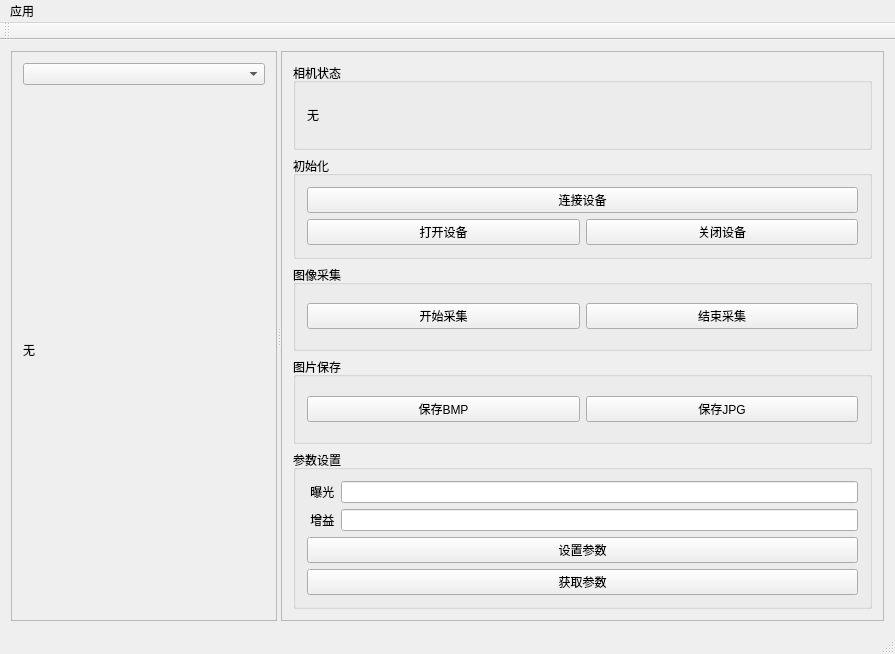
<?xml version="1.0" encoding="UTF-8"?>
<ui version="4.0">
 <class>DPClass</class>
 <widget class="QMainWindow" name="DPClass">
  <property name="geometry">
   <rect>
    <x>0</x>
    <y>0</y>
    <width>895</width>
    <height>654</height>
   </rect>
  </property>
  <property name="mouseTracking">
   <bool>false</bool>
  </property>
  <property name="tabletTracking">
   <bool>true</bool>
  </property>
  <property name="windowTitle">
   <string>DP</string>
  </property>
  <widget class="QWidget" name="centralWidget">
   <layout class="QGridLayout" name="gridLayout_8">
    <item row="0" column="0">
     <widget class="QSplitter" name="splitter">
      <property name="mouseTracking">
       <bool>true</bool>
      </property>
      <property name="tabletTracking">
       <bool>true</bool>
      </property>
      <property name="orientation">
       <enum>Qt::Horizontal</enum>
      </property>
      <property name="childrenCollapsible">
       <bool>true</bool>
      </property>
      <widget class="QFrame" name="frame">
       <property name="frameShape">
        <enum>QFrame::StyledPanel</enum>
       </property>
       <property name="frameShadow">
        <enum>QFrame::Raised</enum>
       </property>
       <layout class="QGridLayout" name="gridLayout_7">
        <item row="0" column="0">
         <widget class="QComboBox" name="cbx_device"/>
        </item>
        <item row="1" column="0">
         <widget class="QLabel" name="lbl_show_pic">
          <property name="text">
           <string>无</string>
          </property>
         </widget>
        </item>
       </layout>
      </widget>
      <widget class="QFrame" name="frame_3">
       <property name="frameShape">
        <enum>QFrame::StyledPanel</enum>
       </property>
       <property name="frameShadow">
        <enum>QFrame::Raised</enum>
       </property>
       <layout class="QGridLayout" name="gridLayout">
        <item row="2" column="0">
         <widget class="QGroupBox" name="groupBox_3">
          <property name="title">
           <string>初始化</string>
          </property>
          <layout class="QGridLayout" name="gridLayout_2">
           <item row="1" column="0">
            <widget class="QPushButton" name="btn_open">
             <property name="text">
              <string>打开设备</string>
             </property>
            </widget>
           </item>
           <item row="1" column="1">
            <widget class="QPushButton" name="btn_close">
             <property name="text">
              <string>关闭设备</string>
             </property>
            </widget>
           </item>
           <item row="0" column="0" colspan="2">
            <widget class="QPushButton" name="btn_search">
             <property name="text">
              <string>连接设备</string>
             </property>
            </widget>
           </item>
          </layout>
         </widget>
        </item>
        <item row="3" column="0">
         <widget class="QGroupBox" name="groupBox_4">
          <property name="title">
           <string>图像采集</string>
          </property>
          <layout class="QGridLayout" name="gridLayout_3">
           <item row="0" column="0">
            <widget class="QPushButton" name="btn_start_grabing">
             <property name="text">
              <string>开始采集</string>
             </property>
            </widget>
           </item>
           <item row="0" column="1">
            <widget class="QPushButton" name="btn_end_grabing">
             <property name="text">
              <string>结束采集</string>
             </property>
            </widget>
           </item>
          </layout>
         </widget>
        </item>
        <item row="5" column="0">
         <widget class="QGroupBox" name="groupBox_2">
          <property name="title">
           <string>参数设置</string>
          </property>
          <layout class="QGridLayout" name="gridLayout_5">
           <item row="0" column="0">
            <widget class="QLabel" name="lbl_exposure">
             <property name="layoutDirection">
              <enum>Qt::LeftToRight</enum>
             </property>
             <property name="text">
              <string> 曝光</string>
             </property>
            </widget>
           </item>
           <item row="0" column="1">
            <widget class="QLineEdit" name="let_exposure"/>
           </item>
           <item row="1" column="0">
            <widget class="QLabel" name="lbl_gain">
             <property name="text">
              <string> 增益</string>
             </property>
            </widget>
           </item>
           <item row="1" column="1">
            <widget class="QLineEdit" name="let_gain"/>
           </item>
           <item row="2" column="0" colspan="2">
            <widget class="QPushButton" name="btn_set_param">
             <property name="text">
              <string>设置参数</string>
             </property>
            </widget>
           </item>
           <item row="3" column="0" colspan="2">
            <widget class="QPushButton" name="btn_get_param">
             <property name="text">
              <string>获取参数</string>
             </property>
            </widget>
           </item>
          </layout>
         </widget>
        </item>
        <item row="4" column="0">
         <widget class="QGroupBox" name="groupBox">
          <property name="title">
           <string>图片保存</string>
          </property>
          <layout class="QGridLayout" name="gridLayout_4">
           <item row="0" column="0">
            <widget class="QPushButton" name="btn_save_BMP">
             <property name="text">
              <string>保存BMP</string>
             </property>
            </widget>
           </item>
           <item row="0" column="1">
            <widget class="QPushButton" name="btn_save_JPG">
             <property name="text">
              <string>保存JPG</string>
             </property>
            </widget>
           </item>
          </layout>
         </widget>
        </item>
        <item row="1" column="0">
         <widget class="QGroupBox" name="groupBox_5">
          <property name="title">
           <string>相机状态</string>
          </property>
          <layout class="QGridLayout" name="gridLayout_6">
           <item row="0" column="0">
            <widget class="QLabel" name="lbl_state">
             <property name="text">
              <string>无</string>
             </property>
            </widget>
           </item>
          </layout>
         </widget>
        </item>
       </layout>
      </widget>
     </widget>
    </item>
   </layout>
  </widget>
  <widget class="QMenuBar" name="menuBar">
   <property name="geometry">
    <rect>
     <x>0</x>
     <y>0</y>
     <width>895</width>
     <height>26</height>
    </rect>
   </property>
   <widget class="QMenu" name="menu">
    <property name="title">
     <string>应用</string>
    </property>
    <widget class="QMenu" name="menu_2">
     <property name="title">
      <string>查看保存的图片</string>
     </property>
     <addaction name="actionBMP"/>
     <addaction name="actionJPG"/>
    </widget>
    <addaction name="separator"/>
    <addaction name="action1"/>
    <addaction name="action2"/>
    <addaction name="action3"/>
    <addaction name="menu_2"/>
    <addaction name="actionip"/>
   </widget>
   <addaction name="menu"/>
  </widget>
  <widget class="QToolBar" name="mainToolBar">
   <attribute name="toolBarArea">
    <enum>TopToolBarArea</enum>
   </attribute>
   <attribute name="toolBarBreak">
    <bool>false</bool>
   </attribute>
  </widget>
  <widget class="QStatusBar" name="statusBar"/>
  <action name="actionwen">
   <property name="text">
    <string>wen</string>
   </property>
  </action>
  <action name="action1">
   <property name="text">
    <string>运动控制</string>
   </property>
  </action>
  <action name="action3">
   <property name="text">
    <string>FR_IQA</string>
   </property>
  </action>
  <action name="action2">
   <property name="text">
    <string>主观评价</string>
   </property>
  </action>
  <action name="actionBMP">
   <property name="text">
    <string>BMP</string>
   </property>
  </action>
  <action name="actionJPG">
   <property name="text">
    <string>JPG</string>
   </property>
  </action>
  <action name="action4">
   <property name="text">
    <string>设置ip地址</string>
   </property>
  </action>
  <action name="action">
   <property name="text">
    <string>设置相机IP</string>
   </property>
  </action>
  <action name="action4_2">
   <property name="text">
    <string>4</string>
   </property>
  </action>
  <action name="action1_2">
   <property name="text">
    <string>电机</string>
   </property>
  </action>
  <action name="action2_2">
   <property name="text">
    <string>相机</string>
   </property>
  </action>
  <action name="actionip">
   <property name="text">
    <string>设置IP</string>
   </property>
  </action>
 </widget>
 <layoutdefault spacing="6" margin="11"/>
 <resources>
  <include location="DP.qrc"/>
 </resources>
 <connections/>
</ui>
